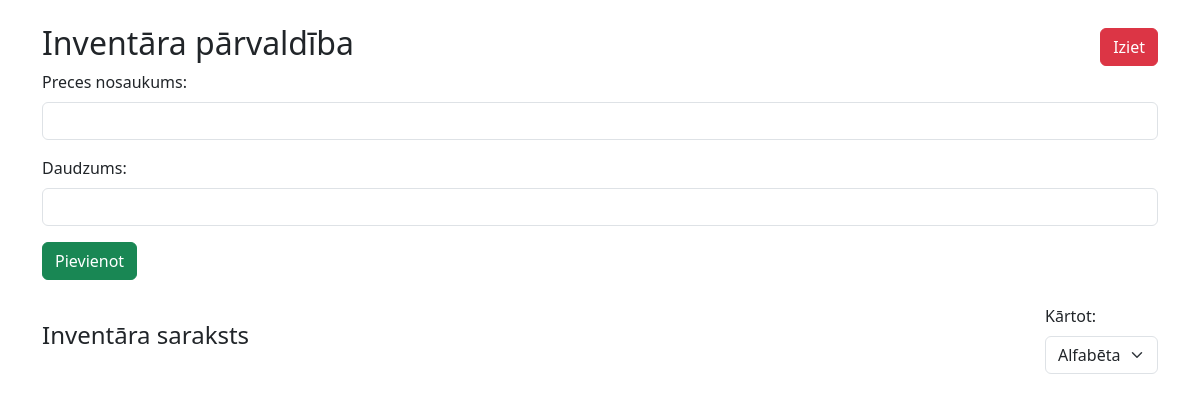
The page /dashboard (signed in) on the database as committed earlier.
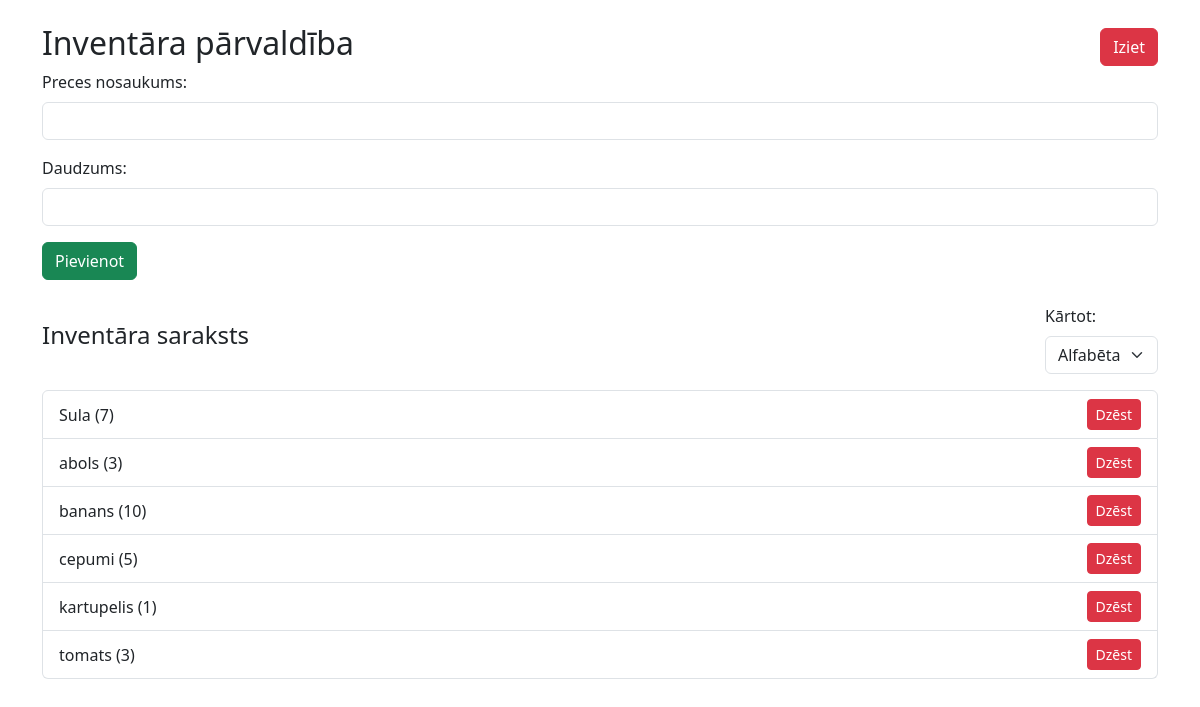
The same page on the database as committed later.
### tables this page shows
CREATE TABLE inventory (
            id INTEGER PRIMARY KEY AUTOINCREMENT,
            name TEXT NOT NULL,
            quantity INTEGER NOT NULL
        );

### app.py (the view)
@app.route('/dashboard')
def dashboard():
    if 'user_id' not in session:
        flash("Jums jāpieslēdzas!", "warning")
        return redirect(url_for('login'))
    sort_option = request.args.get('sort', 'alphabet')
    conn = get_db_connection()
    if sort_option == 'asc':
        items = conn.execute("SELECT * FROM inventory ORDER BY quantity ASC").fetchall()
    elif sort_option == 'desc':
        items = conn.execute("SELECT * FROM inventory ORDER BY quantity DESC").fetchall()
    else:
        items = conn.execute("SELECT * FROM inventory ORDER BY name ASC").fetchall()
    conn.close()
    return render_template('dashboard.html', items=items)

### app.py (called while the page is built)
def get_db_connection():
    conn = sqlite3.connect('database.db')
    conn.row_factory = sqlite3.Row
    return conn

### templates/dashboard.html (shortened to what this page needs)
<!DOCTYPE html>
<html lang="lv">
<head>
    <link rel="stylesheet" href="https://cdn.jsdelivr.net/npm/bootstrap@5.3.0/dist/css/bootstrap.min.css">
</head>
<body class="container mt-4">
    <div class="d-flex justify-content-between align-items-center">
        <h2>Inventāra pārvaldība</h2>
        <a href="{{ url_for('logout') }}" class="btn btn-danger">Iziet</a>
    </div>
    <form action="{{ url_for('add_item') }}?sort={{ request.args.get('sort', 'alphabet') }}" method="POST" class="mb-4">
        <div class="mb-3">
            <label for="name" class="form-label">Preces nosaukums:</label>
            <input type="text" class="form-control" id="name" name="name" required autocomplete="off">
        </div>
        <div class="mb-3">
            <label for="quantity" class="form-label">Daudzums:</label>
            <input type="number" class="form-control" name="quantity" required>
        </div>
        <button type="submit" class="btn btn-success">Pievienot</button>
    </form>
    <div class="d-flex justify-content-between align-items-center mb-3">
        <h4>Inventāra saraksts</h4>
        <div>
            <label for="sort" class="form-label me-2">Kārtot:</label>
            <select id="sort" class="form-select" onchange="window.location.href=this.value;">
                <option value="{{ url_for('dashboard', sort='alphabet') }}" {% if request.args.get('sort') == 'alphabet' %} selected {% endif %}>Alfabēta</option>
            </select>
        </div>
    </div>
    <ul class="list-group">
        {% for item in items %}
            <li class="list-group-item d-flex justify-content-between align-items-center">
                {{ item.name }} ({{ item.quantity }})
                <a href="{{ url_for('delete_item', item_id=item.id) }}" class="btn btn-danger btn-sm">Dzēst</a>
            </li>
        {% endfor %}
    </ul>
</body>
</html>

Rows that differ between the two databases and show on the page:
added inventory: name "Sula", quantity "7"
added inventory: name "abols", quantity "3"
added inventory: name "banans", quantity "10"
added inventory: name "cepumi", quantity "5"
added inventory: name "kartupelis", quantity "1"
added inventory: name "tomats", quantity "3"
